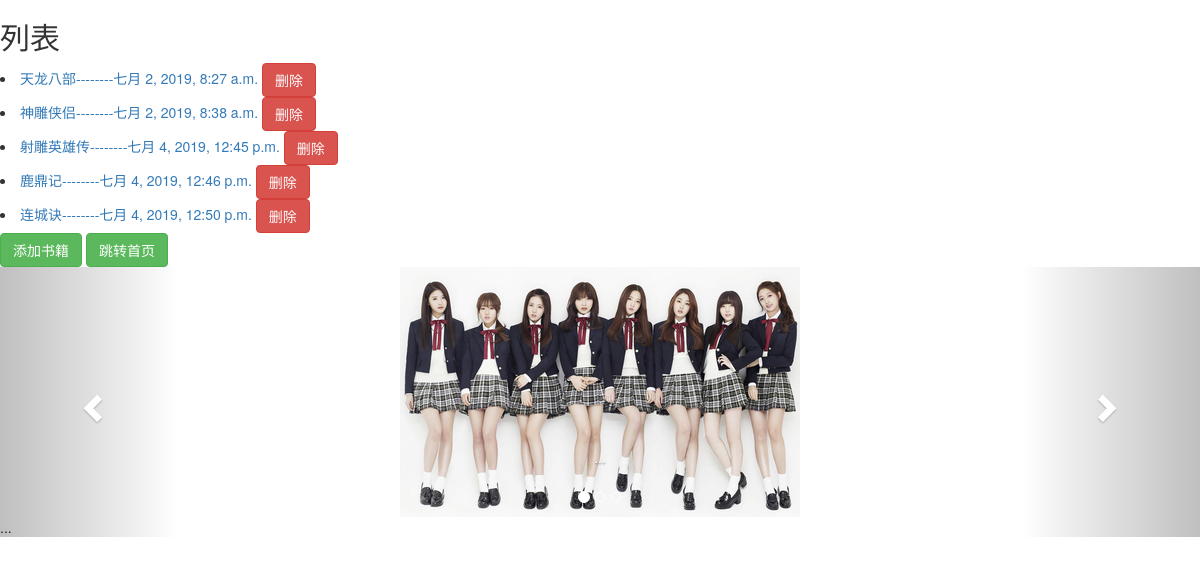
Page /list/ on the committed database.
### booktest/models.py (models this page shows, shortened)
class BookInfo(models.Model):
    title = models.CharField(max_length=20)
    pub_date = models.DateTimeField(auto_now=True)

### booktest/views.py (the view)
# urls.py: url(r'^list/$', views.list, name='list'),
def list(request):
    temp2 = loader.get_template("booktest/list.html")
    books = BookInfo.objects.all()
    result = temp2.render({"books": books})
    return HttpResponse(result)

### templates/booktest/list.html (shortened to what this page needs)
<!DOCTYPE html>
<html lang="en">
<head>
    <link href="https://cdn.jsdelivr.net/npm/bootstrap@3.3.7/dist/css/bootstrap.min.css" rel="stylesheet">
</head>
<body>
<h2>列表</h2>
{% for book in books %}
<li><a href="{% url 'booktest:detail' book.id %}">{{book.title}}--------{{book.pub_date}}</a> <a class="btn btn-danger"href="{% url 'booktest:deletebook' book.id %}">删除</a></li>
{% endfor %}
<a class="btn btn-success" href="{% url 'booktest:addbook' %}">添加书籍</a>
<a class="btn btn-success" href="{% url 'booktest:index' %}">跳转首页</a>
<div id="carousel-example-generic" class="carousel slide" data-ride="carousel">
    <ol class="carousel-indicators">
        <li data-target="#carousel-example-generic" data-slide-to="0" class="active"></li>
        <li data-target="#carousel-example-generic" data-slide-to="1"></li>
        <li data-target="#carousel-example-generic" data-slide-to="2"></li>
    </ol>
    <div id="container">
        <div class="carousel-inner" role="listbox">
            <div class="item active">
                <div style="text-align: center"><img src="/static/img/1.jpg" alt="..."></div>
                <div class="carousel-caption">
                    ...
                </div>
            </div>
            ...
        </div>
    </div>
    <a class="left carousel-control" href="#carousel-example-generic" role="button" data-slide="prev">
        <span class="glyphicon glyphicon-chevron-left" aria-hidden="true"></span>
    </a>
    <a class="right carousel-control" href="#carousel-example-generic" role="button" data-slide="next">
        <span class="glyphicon glyphicon-chevron-right" aria-hidden="true"></span>
    </a>
</div>
</body>
</html>

### rows in the picture
BookInfo: title "天龙八部", pub_date "七月 2, 2019, 8:27 a.m."
BookInfo: title "神雕侠侣", pub_date "七月 2, 2019, 8:38 a.m."
BookInfo: title "射雕英雄传", pub_date "七月 4, 2019, 12:45 p.m."
BookInfo: title "鹿鼎记", pub_date "七月 4, 2019, 12:46 p.m."
BookInfo: title "连城诀", pub_date "七月 4, 2019, 12:50 p.m."
